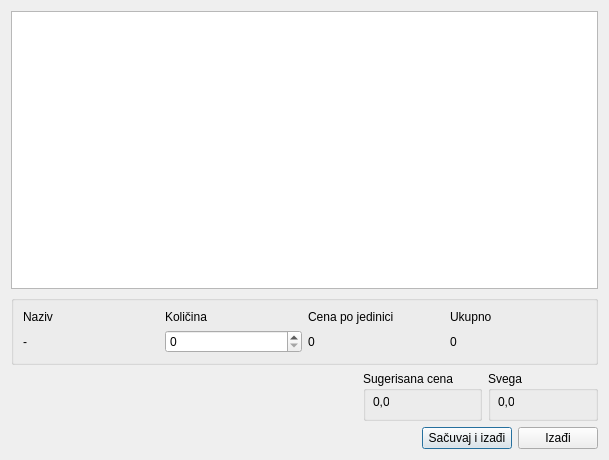
<?xml version="1.0" encoding="UTF-8"?>
<ui version="4.0">
 <class>SmanjenjeZahtevaA6</class>
 <widget class="QDialog" name="SmanjenjeZahtevaA6">
  <property name="geometry">
   <rect>
    <x>0</x>
    <y>0</y>
    <width>609</width>
    <height>460</height>
   </rect>
  </property>
  <property name="windowTitle">
   <string>Smanjenje zahteva</string>
  </property>
  <layout class="QVBoxLayout" name="verticalLayout">
   <item>
    <widget class="QTreeView" name="treeView"/>
   </item>
   <item>
    <widget class="QGroupBox" name="groupBox">
     <property name="title">
      <string/>
     </property>
     <layout class="QGridLayout" name="gridLayout">
      <item row="0" column="0">
       <widget class="QLabel" name="label">
        <property name="text">
         <string>Naziv</string>
        </property>
       </widget>
      </item>
      <item row="0" column="1">
       <widget class="QLabel" name="label_4">
        <property name="text">
         <string>Količina</string>
        </property>
       </widget>
      </item>
      <item row="0" column="2">
       <widget class="QLabel" name="label_6">
        <property name="text">
         <string>Cena po jedinici</string>
        </property>
       </widget>
      </item>
      <item row="0" column="3">
       <widget class="QLabel" name="label_8">
        <property name="text">
         <string>Ukupno</string>
        </property>
       </widget>
      </item>
      <item row="1" column="0">
       <widget class="QLabel" name="label_5">
        <property name="text">
         <string>-</string>
        </property>
       </widget>
      </item>
      <item row="1" column="1">
       <widget class="QSpinBox" name="spinBox"/>
      </item>
      <item row="1" column="2">
       <widget class="QLabel" name="label_7">
        <property name="text">
         <string>0</string>
        </property>
       </widget>
      </item>
      <item row="1" column="3">
       <widget class="QLabel" name="label_9">
        <property name="text">
         <string>0</string>
        </property>
       </widget>
      </item>
     </layout>
    </widget>
   </item>
   <item>
    <layout class="QHBoxLayout" name="horizontalLayout_2">
     <item>
      <spacer name="horizontalSpacer">
       <property name="orientation">
        <enum>Qt::Horizontal</enum>
       </property>
       <property name="sizeHint" stdset="0">
        <size>
         <width>40</width>
         <height>20</height>
        </size>
       </property>
      </spacer>
     </item>
     <item>
      <widget class="QGroupBox" name="groupBox_3">
       <property name="minimumSize">
        <size>
         <width>110</width>
         <height>50</height>
        </size>
       </property>
       <property name="title">
        <string>Sugerisana cena</string>
       </property>
       <widget class="QLabel" name="label_3">
        <property name="geometry">
         <rect>
          <x>10</x>
          <y>23</y>
          <width>16</width>
          <height>16</height>
         </rect>
        </property>
        <property name="text">
         <string>0,0</string>
        </property>
       </widget>
      </widget>
     </item>
     <item>
      <widget class="QGroupBox" name="groupBox_2">
       <property name="minimumSize">
        <size>
         <width>110</width>
         <height>50</height>
        </size>
       </property>
       <property name="title">
        <string>Svega</string>
       </property>
       <widget class="QLabel" name="label_2">
        <property name="geometry">
         <rect>
          <x>10</x>
          <y>23</y>
          <width>16</width>
          <height>16</height>
         </rect>
        </property>
        <property name="text">
         <string>0,0</string>
        </property>
       </widget>
      </widget>
     </item>
    </layout>
   </item>
   <item>
    <layout class="QHBoxLayout" name="horizontalLayout_3">
     <item>
      <spacer name="horizontalSpacer_2">
       <property name="orientation">
        <enum>Qt::Horizontal</enum>
       </property>
       <property name="sizeHint" stdset="0">
        <size>
         <width>40</width>
         <height>20</height>
        </size>
       </property>
      </spacer>
     </item>
     <item>
      <widget class="QPushButton" name="pushButton_2">
       <property name="minimumSize">
        <size>
         <width>90</width>
         <height>0</height>
        </size>
       </property>
       <property name="text">
        <string>Sačuvaj i izađi</string>
       </property>
      </widget>
     </item>
     <item>
      <widget class="QPushButton" name="pushButton_3">
       <property name="text">
        <string>Izađi</string>
       </property>
      </widget>
     </item>
    </layout>
   </item>
  </layout>
  <zorder>layoutWidget</zorder>
  <zorder>groupBox</zorder>
  <zorder>layoutWidget_2</zorder>
  <zorder>treeView</zorder>
  <zorder>groupBox_3</zorder>
  <zorder>horizontalSpacer_2</zorder>
 </widget>
 <resources/>
 <connections/>
</ui>
